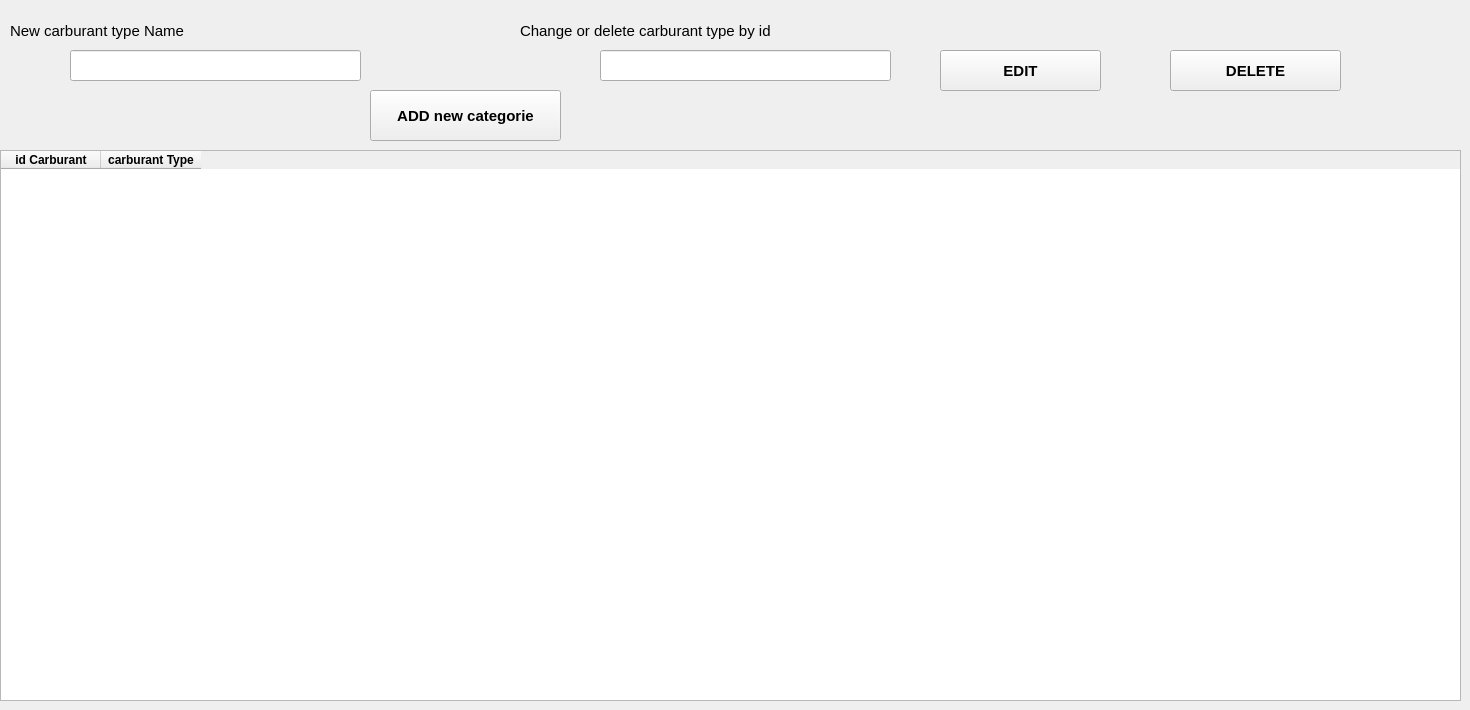
      <widget class="QWidget" name="tab_8">
       <attribute name="title">
        <string>Carburant</string>
       </attribute>
       <widget class="QLabel" name="label_40">
        <property name="geometry">
         <rect>
          <x>520</x>
          <y>20</y>
          <width>391</width>
          <height>21</height>
         </rect>
        </property>
        <property name="font">
         <font>
          <pointsize>11</pointsize>
         </font>
        </property>
        <property name="text">
         <string>Change or delete carburant type by id</string>
        </property>
       </widget>
       <widget class="QPushButton" name="delcarb">
        <property name="geometry">
         <rect>
          <x>1170</x>
          <y>50</y>
          <width>171</width>
          <height>41</height>
         </rect>
        </property>
        <property name="font">
         <font>
          <pointsize>11</pointsize>
          <weight>75</weight>
          <bold>true</bold>
         </font>
        </property>
        <property name="text">
         <string>DELETE</string>
        </property>
       </widget>
       <widget class="QLabel" name="label_30">
        <property name="geometry">
         <rect>
          <x>10</x>
          <y>20</y>
          <width>311</width>
          <height>21</height>
         </rect>
        </property>
        <property name="font">
         <font>
          <pointsize>11</pointsize>
         </font>
        </property>
        <property name="text">
         <string>New carburant type Name</string>
        </property>
       </widget>
       <widget class="QTableWidget" name="tableWidget_3">
        <property name="geometry">
         <rect>
          <x>0</x>
          <y>150</y>
          <width>1461</width>
          <height>551</height>
         </rect>
        </property>
        <property name="minimumSize">
         <size>
          <width>20</width>
          <height>0</height>
         </size>
        </property>
        <property name="font">
         <font>
          <weight>75</weight>
          <bold>true</bold>
         </font>
        </property>
        <property name="sizeAdjustPolicy">
         <enum>QAbstractScrollArea::AdjustToContents</enum>
        </property>
        <property name="autoScrollMargin">
         <number>20</number>
        </property>
        <attribute name="horizontalHeaderMinimumSectionSize">
         <number>60</number>
        </attribute>
        <attribute name="verticalHeaderVisible">
         <bool>false</bool>
        </attribute>
        <attribute name="verticalHeaderDefaultSectionSize">
         <number>40</number>
        </attribute>
        <column>
         <property name="text">
          <string>id Carburant</string>
         </property>
        </column>
        <column>
         <property name="text">
          <string>carburant Type</string>
         </property>
        </column>
       </widget>
       <widget class="QPushButton" name="editcarb">
        <property name="geometry">
         <rect>
          <x>940</x>
          <y>50</y>
          <width>161</width>
          <height>41</height>
         </rect>
        </property>
        <property name="font">
         <font>
          <pointsize>11</pointsize>
          <weight>75</weight>
          <bold>true</bold>
         </font>
        </property>
        <property name="text">
         <string>EDIT</string>
        </property>
       </widget>
       <widget class="QPushButton" name="addcarb">
        <property name="geometry">
         <rect>
          <x>370</x>
          <y>90</y>
          <width>191</width>
          <height>51</height>
         </rect>
        </property>
        <property name="font">
         <font>
          <pointsize>11</pointsize>
          <weight>75</weight>
          <bold>true</bold>
         </font>
        </property>
        <property name="text">
         <string>ADD new categorie</string>
        </property>
       </widget>
       <widget class="QLineEdit" name="carburantid">
        <property name="geometry">
         <rect>
          <x>600</x>
          <y>50</y>
          <width>291</width>
          <height>31</height>
         </rect>
        </property>
       </widget>
       <widget class="QLineEdit" name="carburant">
        <property name="geometry">
         <rect>
          <x>70</x>
          <y>50</y>
          <width>291</width>
          <height>31</height>
         </rect>
        </property>
       </widget>
      </widget>
